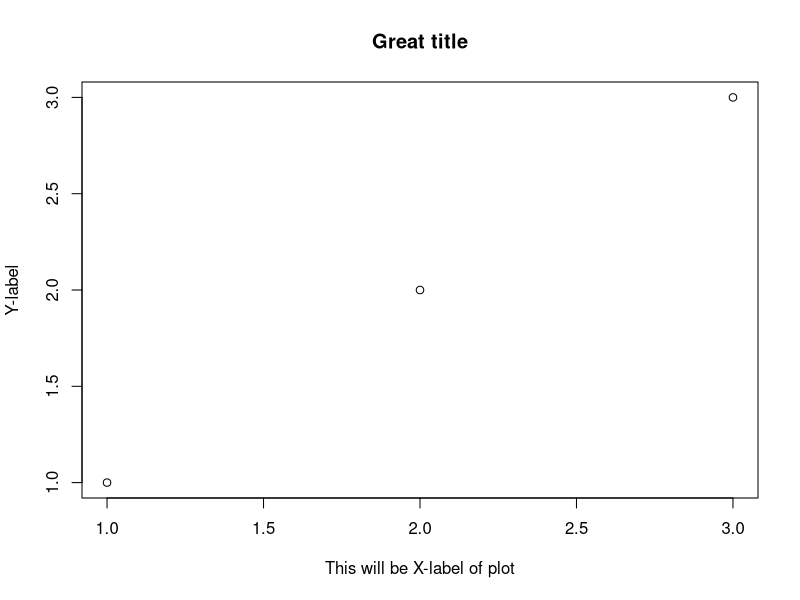

Generate this figure with R:
## ---- chunk 1
#| echo: false
#library(ggplot2)
#library(bsplus)
library(optparse)
## ---- chunk 2
function_name <- function(param1, param2 = "Lucy"){
  if (param2 == "Lucy") {
    output <- paste("Lucy in the sky with ",param1,"\n",sep="")}
  else {
    output <- paste(param1," in the ocean with ",param2,"\n",sep="")}
  return(cat(output))
}
## ---- chunk 3
for (i in c("Tom","Mary","Mahesh","Henrik")){
  function_name(param1=i,param2="Brad")
  function_name(param1=i,param2="Lucy")
}
## ---- chunk 4
my_plot <- function(...){
  plot(c(1,2,3),c(1,2,3),...)
}

my_plot(main="Great title", xlab = "This will be X-label of plot", ylab="Y-label")
## ---- chunk 5
#| label: session

sessionInfo()
